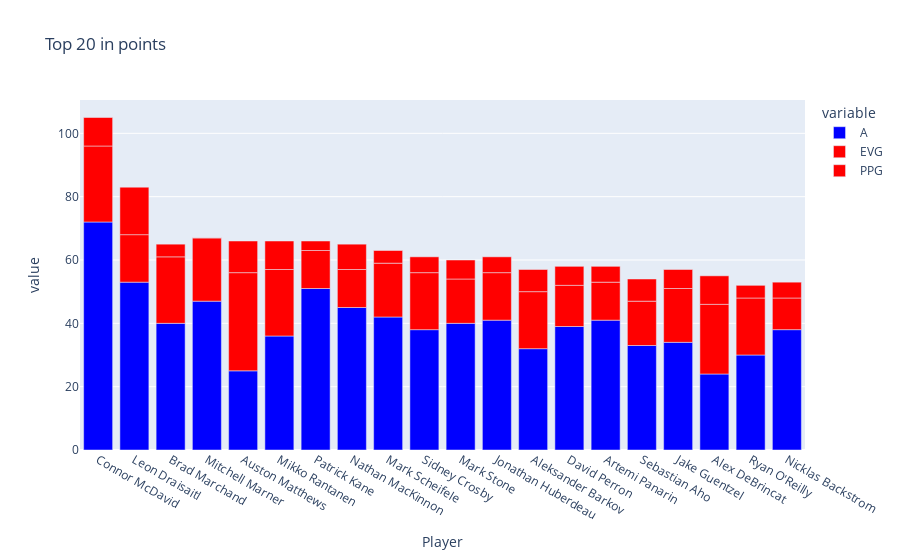

The notebook cell saved with this chart:
### Markdown cell above
## USING BAR GRAPHS:

### Code cell
color_dict = {'EVG':'red', 'PPG':'red','A':'blue'}
fig_stackedbar = px.bar(test_df, x='Player', y=['A','EVG','PPG'], title='Top 20 in points',                             color_discrete_map=color_dict)
fig_stackedbar.show()

### Figure 1 — Plotly figure (JSON) as saved in the notebook; plotly's stock layout.template omitted (floating-point values rounded to 4 significant figures)
{"data": [{"alignmentgroup": "True", "hovertemplate": "variable=A<br>Player=%{x}<br>value=%{y}<extra></extra>", "legendgroup": "A", "marker": {"color": "blue"}, "name": "A", "offsetgroup": "A", "orientation": "v", "showlegend": true, "textposition": "auto", "type": "bar", "x": ["Connor McDavid", "Leon Draisaitl", "Brad Marchand", "Mitchell Marner", "Auston Matthews", "Mikko Rantanen", "Patrick Kane", "Nathan MacKinnon", "Mark Scheifele", "Sidney Crosby", "Mark Stone", "Jonathan Huberdeau", "Aleksander Barkov", "David Perron", "Artemi Panarin", "Sebastian Aho", "Jake Guentzel", "Alex DeBrincat", "Ryan O'Reilly", "Nicklas Backstrom"], "xaxis": "x", "y": [72, 53, 40, 47, 25, 36, 51, 45, 42, 38, 40, 41, 32, 39, 41, 33, 34, 24, 30, 38], "yaxis": "y"}, {"alignmentgroup": "True", "hovertemplate": "variable=EVG<br>Player=%{x}<br>value=%{y}<extra></extra>", "legendgroup": "EVG", "marker": {"color": "red"}, "name": "EVG", "offsetgroup": "EVG", "orientation": "v", "showlegend": true, "textposition": "auto", "type": "bar", "x": ["Connor McDavid", "Leon Draisaitl", "Brad Marchand", "Mitchell Marner", "Auston Matthews", "Mikko Rantanen", "Patrick Kane", "Nathan MacKinnon", "Mark Scheifele", "Sidney Crosby", "Mark Stone", "Jonathan Huberdeau", "Aleksander Barkov", "David Perron", "Artemi Panarin", "Sebastian Aho", "Jake Guentzel", "Alex DeBrincat", "Ryan O'Reilly", "Nicklas Backstrom"], "xaxis": "x", "y": [24, 15, 21, 20, 31, 21, 12, 12, 17, 18, 14, 15, 18, 13, 12, 14, 17, 22, 18, 10], "yaxis": "y"}, {"alignmentgroup": "True", "hovertemplate": "variable=PPG<br>Player=%{x}<br>value=%{y}<extra></extra>", "legendgroup": "PPG", "marker": {"color": "red"}, "name": "PPG", "offsetgroup": "PPG", "orientation": "v", "showlegend": true, "textposition": "auto", "type": "bar", "x": ["Connor McDavid", "Leon Draisaitl", "Brad Marchand", "Mitchell Marner", "Auston Matthews", "Mikko Rantanen", "Patrick Kane", "Nathan MacKinnon", "Mark Scheifele", "Sidney Crosby", "Mark Stone", "Jonathan Huberdeau", "Aleksander Barkov", "David Perron", "Artemi Panarin", "Sebastian Aho", "Jake Guentzel", "Alex DeBrincat", "Ryan O'Reilly", "Nicklas Backstrom"], "xaxis": "x", "y": [9, 15, 4, 0, 10, 9, 3, 8, 4, 5, 6, 5, 7, 6, 5, 7, 6, 9, 4, 5], "yaxis": "y"}], "layout": {"barmode": "relative", "legend": {"title": {"text": "variable"}, "tracegroupgap": 0}, "title": {"text": "Top 20 in points"}, "xaxis": {"anchor": "y", "domain": [0, 1], "title": {"text": "Player"}}, "yaxis": {"anchor": "x", "domain": [0, 1], "title": {"text": "value"}}}}
